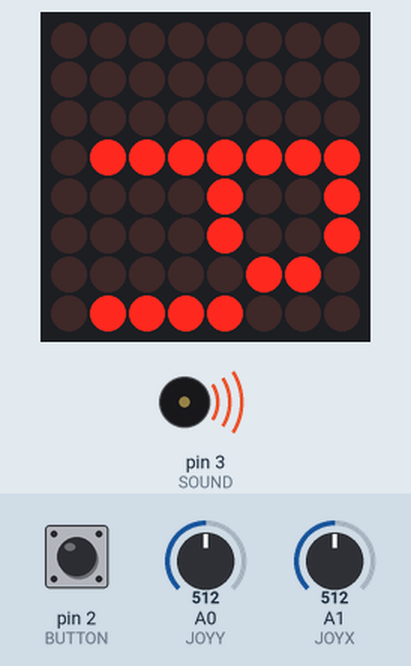
The sketch below on a simulated Arduino Uno, built with avr-gcc and run on an emulated ATmega328P. Shown: 8×8 LED matrix, buzzer (waves = sounding). Wiring (inferred from the names in the program): MAX7219 LED driver (orientation assumed): data pin 4; clock pin 6; CS pin 5. Inputs (shaded band) come from the test bench; at power-on: pin 2 (BUTTON) HIGH, A1 (JOYX) = 512, A0 (JOYY) = 512.

Above: at 1.4 s.
1.5 s: pin 2 (BUTTON) pulled LOW for 0.2 s
At 2.3 s:
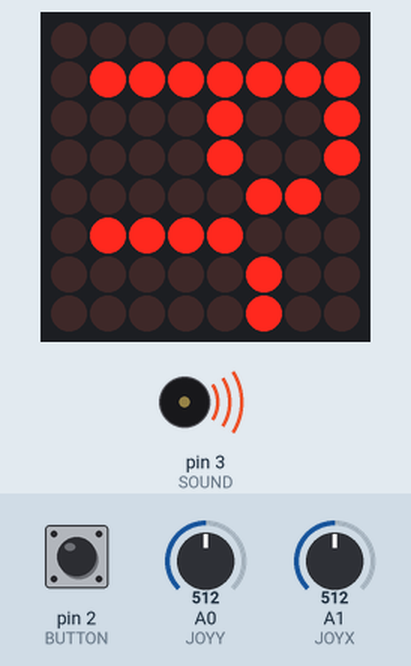
3.9 s: A1 (JOYX) set to 265
At 5.06 s:
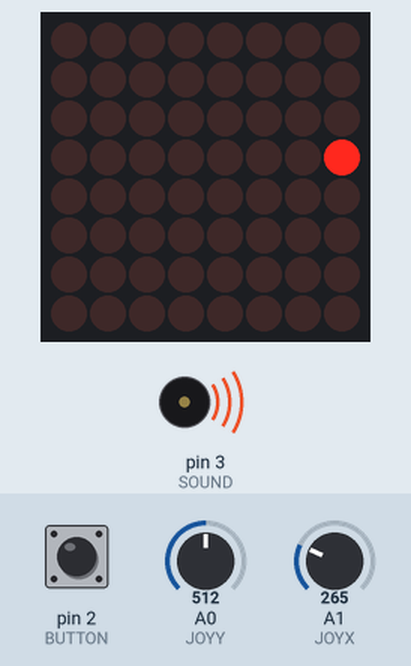
5.7 s: A1 (JOYX) set to 245
At 6.39 s:
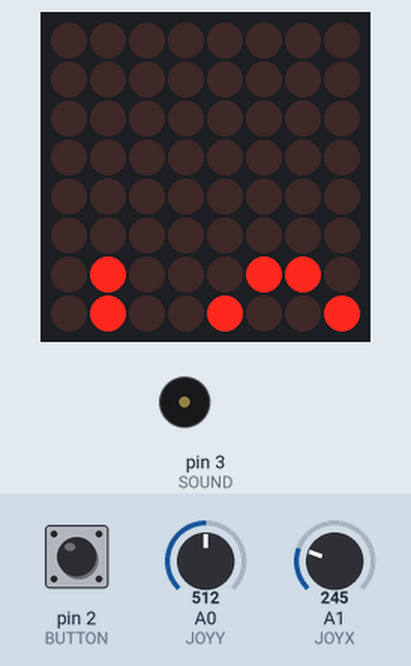
8.1 s: pin 2 (BUTTON) pulled LOW for 1 s
At 9.83 s:
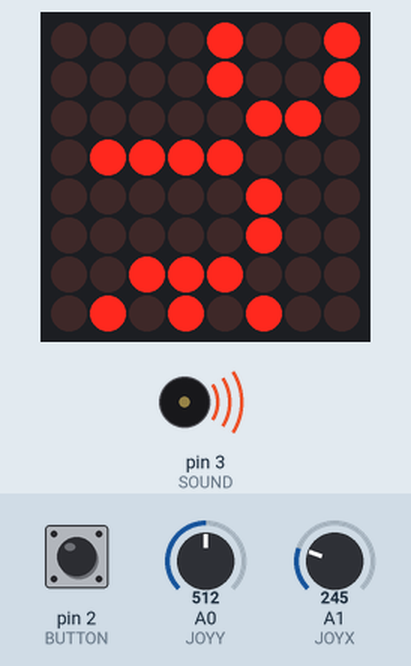
11.6 s: pin 2 (BUTTON) pulled LOW for 0.2 s
14.0 s: A0 (JOYY) set to 263
15.8 s: A0 (JOYY) set to 248
Timing chart, 0 to 21.0 s (numbered marks = the images above; inputs shaded):
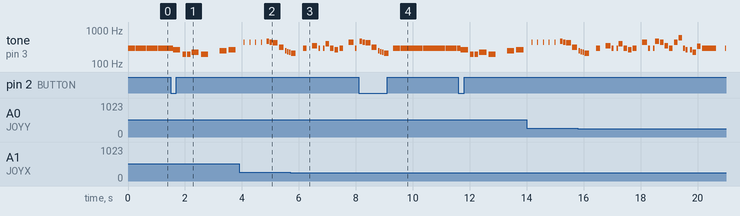

Measured:
- the behaviour switches between 256 and 255 on A1 (JOYX) (found by bisection; images 2 and 3)
- after the input at 8.1 s, the display: first changes at once (image 4 shows a later state)
- by itself, tone on pin 3 (SOUND): plays 247 Hz for 0.06 s, 233 Hz for 0.06 s, 220 Hz for 0.06 s, 208 Hz for 0.17 s, 294 Hz for 0.13 s, 349 Hz for 0.17 s … (28 notes in this stretch)

The sketch:

Snake_Game.ino
```cpp
#define MAX7219DIN 4
#define MAX7219CS 5
#define MAX7219CLK 6
#define JOYX A1
#define JOYY A0
#define BUTTON 2
#define SOUND 3

#include "pitches.h"
#include "themes.h"


byte p[8]={0,0,0,0,0,0,0,0};      //bitmap to display
byte nums[10][3]={                   //bitmap of numbers
  {28,34,28},
  {36,62,32},
  {50,42,36},
  {42,42,20},
  {28,18,62},
  {46,42,18},
  {28,42,18},
  {50,10,6},
  {54,42,54},
  {4,42,28}
};

byte marquee1[]={0,0,0,0,0,0,0,0,0,127,9,9,6,120,4,4,56,84,84,24,0,72,84,36,0,72,84,36,0,0, 0,  62, 68, 68, 56, 68, 68, 56, 0,  0,  72, 84, 36, 0,  62, 68, 68, 0,  116,  84, 120,  0,  120,  4,  4,  0,  62, 68, 68, 0,  0,  0,  0,  0,  0,  0,  0,  0,  0};
byte marquee2[]={0,0,0,0,0,0,70,73,49,0,56,68,68,0,56,68,68,56,0,120,4,4,0,60,84,92,0,40,0,0,0,0,0,0,0,0,0,0,0,0,0,0,0,0,0,0,0,0,0,0,0,0,0,0};

char sx[64];
char sy[64];                      //snake positions, zeroth is front of snake, first slen are valid
char dir=0;                       //1=up, 2=right, 3=down, 4=left
char slen=0;
int score=0;
char gamestate=0;                 //0=idle, 1=play, 2 =game over
unsigned long tc=1500;             //time between game cycles (~speed/difficulty)

void setup() {
  MAX7219init();
  MAX7219brightness(1);
  pinMode(BUTTON,INPUT_PULLUP);
  pinMode(SOUND,OUTPUT);
   //Make a noise at the start

}

void loop() {
  switch(gamestate){
    case 0: doidle(); break;
    case 1: dogame(); break;
    case 2: dogameover(); break;
    case 3: dogameend(); break;
  }
  delay(tc);
}

void doidle(){

  for (int thisNote = 0; thisNote < (sizeof(Pirates_note)/sizeof(int)); thisNote++) {

  int noteDuration = 1000 / Pirates_duration[thisNote];//convert duration to time delay
    tone(3, Pirates_note[thisNote], noteDuration);

    int pauseBetweenNotes = noteDuration * 1.05; //Here 1.05 is tempo, increase to play it slower
    delay(pauseBetweenNotes);
    noTone(3); //stop music on pin 3
  tc=200; //change the speed of the words
  static int n=0;
  MAX7219sendbm(marquee1+n);
  n++;

  if(n>sizeof(marquee1)-8){n=0;}
  if(digitalRead(BUTTON)==LOW){   //change modes,
    gamestate=1;
    startMelody();//Meldoy to signal the start of the game
    MAX7219sendbm(marquee1); //blank screen
    tc=200;                         //slow down
    slen=0;  //reset game
    while(digitalRead(BUTTON)==LOW){}// wait til released
    break;
  }
  }
}

void dogame(){
  int i;                //loop variable
  char newx,newy;
  int a;
  if(slen==0){        //game is reset > initialise
    score=0;
    dir=1;
    sx[0]=3;
    sy[0]=3;
    sx[1]=3;
    sy[1]=4;
    sx[2]=3;
    sy[2]=5;
    slen=3;
  }
  newx=sx[0];
  newy=sy[0];     //new snake head position
  a=analogRead(JOYX);
  if(a<256){dir=2;}
  if(a>768){dir=4;}
  a=analogRead(JOYY);
  if(a<256){dir=1;}
  if(a>768){dir=3;}
  switch(dir){
    case 1: newy=newy-1;break;
    case 2: newx=newx+1;break;
    case 3: newy=newy+1;break;
    case 4: newx=newx-1;break;
  }
  if((newx<0)||(newx>7)||(newy<0)||(newy>7)){     //outside walls > game over
    gamestate=3;
  }
  for(i=0;i<slen;i++){
    if((newx==sx[i])&&(newy==sy[i])){gamestate=3;}  //collided with self > game over
  }
  for(i=63;i>0;i--){                             //move old positions
    sx[i]=sx[i-1];
    sy[i]=sy[i-1];
  }
  sx[0]=newx;
  sy[0]=newy;
  for(i=0;i<8;i++){p[i]=0;}                   //clear display
  for(i=0;i<slen;i++){                        //draw snake
    p[sx[i]]=p[sx[i]]|(1<<(sy[i]));
  }

  MAX7219sendbm(p);
  score++;                //increase score
  slen=(score+50)/25; //increase length
  tone(SOUND,440,20);  //make a sound for game rhythm

}

void dogameover(){
  tc=100;
  static int n=0;
  marquee2[30]=nums[(score/100)%10][0];
  marquee2[31]=nums[(score/100)%10][1];
  marquee2[32]=nums[(score/100)%10][2];
  marquee2[34]=nums[(score/10)%10][0];
  marquee2[35]=nums[(score/10)%10][1];
  marquee2[36]=nums[(score/10)%10][2];
  marquee2[38]=nums[(score/1)%10][0];
  marquee2[39]=nums[(score/1)%10][1];
  marquee2[40]=nums[(score/1)%10][2];
  //add more scores ?
for (int thisNote = 0; thisNote < (sizeof(CrazyFrog_note)/sizeof(int)); thisNote++) {

    int noteDuration = 1000 / CrazyFrog_duration[thisNote]; //convert duration to time delay
    tone(3, CrazyFrog_note[thisNote], noteDuration);
    int pauseBetweenNotes = noteDuration * 1.30;//Here 1.30 is tempo, decrease to play it faster
    delay(pauseBetweenNotes);
    noTone(3); //stop music on pin 3
    MAX7219sendbm(marquee2+n);
    n++;
    if(n>sizeof(marquee2)-8){n=0;}
    if(digitalRead(BUTTON)==LOW){   //change modes,
    gamestate=0;
    MAX7219sendbm(marquee1); //blank screen
    endMelody(); //Note played to notify the restart of the game
    while(digitalRead(BUTTON)==LOW){}// wait til released
    break;
    }
  }
}


void dogameend(){
  gamestate=2;
  endMelody();
  //The sound made when the game is lost
}

void startMelody(){
  int melody[] = {
    NOTE_C4, NOTE_G3, NOTE_G3, NOTE_A3, NOTE_G3, 0, NOTE_B3, NOTE_C4
};

// note durations: 4 = quarter note, 8 = eighth note, etc.:
int noteDurations[] = {
  4, 8, 8, 4, 4, 4, 4, 4
};
for (int thisNote = 0; thisNote < 8; thisNote++) {

    int noteDuration = 1000 / noteDurations[thisNote];
    tone(3, melody[thisNote], noteDuration);

    int pauseBetweenNotes = noteDuration * 1.30;
    delay(pauseBetweenNotes);
    // stop the tone playing:
    noTone(8);
  }


}


void endMelody(){
  int melody[] = {
  NOTE_AS4, NOTE_A4,
  NOTE_GS4, NOTE_DS4, NOTE_B3,  NOTE_AS3, NOTE_A3, NOTE_GS3};

// note durations: 4 = quarter note, 8 = eighth note, etc.:
int noteDurations[] = {
  12, 12, 6, 6, 18, 18, 18,
 6
};
for (int thisNote = 0; thisNote < 8; thisNote++) {

    int noteDuration = 1000 / noteDurations[thisNote];
    tone(3, melody[thisNote], noteDuration);

    int pauseBetweenNotes = noteDuration * 1.30;
    delay(pauseBetweenNotes);
    // stop the tone playing:
    noTone(8);
  }


}


void MAX7219shown(byte n){
  byte s[8];
  s[0]=nums[(n/10)%10][0];
  s[1]=nums[(n/10)%10][1];
  s[2]=nums[(n/10)%10][2];
  s[3]=0;
  s[4]=nums[n%10][0];
  s[5]=nums[n%10][1];
  s[6]=nums[n%10][2];
  s[7]=0;
  MAX7219sendbm(s);
}

void MAX7219sendbm(byte p[]){
  for(int i=0;i<8;i++){
    MAX7219senddata(i+1,p[i]);
  }
}

void MAX7219brightness(byte b){  //0-15 is range high nybble is ignored
  MAX7219senddata(10,b);        //intensity
}

void MAX7219init(){
  pinMode(MAX7219DIN,OUTPUT);
  pinMode(MAX7219CS,OUTPUT);
  pinMode(MAX7219CLK,OUTPUT);
  digitalWrite(MAX7219CS,HIGH);   //CS off
  digitalWrite(MAX7219CLK,LOW);   //CLK low
  MAX7219senddata(15,0);        //test mode off
  MAX7219senddata(12,1);        //display on
  MAX7219senddata(9,0);         //no decode
  MAX7219senddata(11,7);        //scan all
  for(int i=1;i<9;i++){
    MAX7219senddata(i,0);       //blank all
  }
}

void MAX7219senddata(byte reg, byte data){
  digitalWrite(MAX7219CS,LOW);   //CS on
  for(int i=128;i>0;i=i>>1){
    if(i&reg){
      digitalWrite(MAX7219DIN,HIGH);
    }else{
      digitalWrite(MAX7219DIN,LOW);
    }
  digitalWrite(MAX7219CLK,HIGH);
  digitalWrite(MAX7219CLK,LOW);   //CLK toggle
  }
  for(int i=128;i>0;i=i>>1){
    if(i&data){
      digitalWrite(MAX7219DIN,HIGH);
    }else{
      digitalWrite(MAX7219DIN,LOW);
    }
  digitalWrite(MAX7219CLK,HIGH);
  digitalWrite(MAX7219CLK,LOW);   //CLK toggle
  }
  digitalWrite(MAX7219CS,HIGH);   //CS off
}
```

pitches.h
```cpp
/*************************************************
 * Public Constants
 *************************************************/

#define NOTE_B0  31
#define NOTE_C1  33
#define NOTE_CS1 35
#define NOTE_D1  37
#define NOTE_DS1 39
#define NOTE_E1  41
#define NOTE_F1  44
#define NOTE_FS1 46
#define NOTE_G1  49
#define NOTE_GS1 52
#define NOTE_A1  55
#define NOTE_AS1 58
#define NOTE_B1  62
#define NOTE_C2  65
#define NOTE_CS2 69
#define NOTE_D2  73
#define NOTE_DS2 78
#define NOTE_E2  82
#define NOTE_F2  87
#define NOTE_FS2 93
#define NOTE_G2  98
#define NOTE_GS2 104
#define NOTE_A2  110
#define NOTE_AS2 117
#define NOTE_B2  123
#define NOTE_C3  131
#define NOTE_CS3 139
#define NOTE_D3  147
#define NOTE_DS3 156
#define NOTE_E3  165
#define NOTE_F3  175
#define NOTE_FS3 185
#define NOTE_G3  196
#define NOTE_GS3 208
#define NOTE_A3  220
#define NOTE_AS3 233
#define NOTE_B3  247
#define NOTE_C4  262
#define NOTE_CS4 277
#define NOTE_D4  294
#define NOTE_DS4 311
#define NOTE_E4  330
#define NOTE_F4  349
#define NOTE_FS4 370
#define NOTE_G4  392
#define NOTE_GS4 415
#define NOTE_A4  440
#define NOTE_AS4 466
#define NOTE_B4  494
#define NOTE_C5  523
#define NOTE_CS5 554
#define NOTE_D5  587
#define NOTE_DS5 622
#define NOTE_E5  659
#define NOTE_F5  698
#define NOTE_FS5 740
#define NOTE_G5  784
#define NOTE_GS5 831
#define NOTE_A5  880
#define NOTE_AS5 932
#define NOTE_B5  988
#define NOTE_C6  1047
#define NOTE_CS6 1109
#define NOTE_D6  1175
#define NOTE_DS6 1245
#define NOTE_E6  1319
#define NOTE_F6  1397
#define NOTE_FS6 1480
#define NOTE_G6  1568
#define NOTE_GS6 1661
#define NOTE_A6  1760
#define NOTE_AS6 1865
#define NOTE_B6  1976
#define NOTE_C7  2093
#define NOTE_CS7 2217
#define NOTE_D7  2349
#define NOTE_DS7 2489
#define NOTE_E7  2637
#define NOTE_F7  2794
#define NOTE_FS7 2960
#define NOTE_G7  3136
#define NOTE_GS7 3322
#define NOTE_A7  3520
#define NOTE_AS7 3729
#define NOTE_B7  3951
#define NOTE_C8  4186
#define NOTE_CS8 4435
#define NOTE_D8  4699
#define NOTE_DS8 4978
```

themes.h
```cpp
int Pirates_note[] = {
NOTE_D4, NOTE_D4, NOTE_D4, NOTE_D4, NOTE_D4, NOTE_D4, NOTE_D4, NOTE_D4,
NOTE_D4, NOTE_D4, NOTE_D4, NOTE_D4, NOTE_D4, NOTE_D4, NOTE_D4, NOTE_D4,
NOTE_D4, NOTE_D4, NOTE_D4, NOTE_D4, NOTE_D4, NOTE_D4, NOTE_D4, NOTE_D4,
NOTE_A3, NOTE_C4, NOTE_D4, NOTE_D4, NOTE_D4, NOTE_E4, NOTE_F4, NOTE_F4,
NOTE_F4, NOTE_G4, NOTE_E4, NOTE_E4, NOTE_D4, NOTE_C4, NOTE_C4, NOTE_D4,
0, NOTE_A3, NOTE_C4, NOTE_B3, NOTE_D4, NOTE_B3, NOTE_E4, NOTE_F4,
NOTE_F4, NOTE_C4, NOTE_C4, NOTE_C4, NOTE_C4, NOTE_D4, NOTE_C4,
NOTE_D4, 0, 0, NOTE_A3, NOTE_C4, NOTE_D4, NOTE_D4, NOTE_D4, NOTE_F4,
NOTE_G4, NOTE_G4, NOTE_G4, NOTE_A4, NOTE_A4, NOTE_A4, NOTE_A4, NOTE_G4,
NOTE_A4, NOTE_D4, 0, NOTE_D4, NOTE_E3, NOTE_F4, NOTE_F4, NOTE_G4, NOTE_A4,
NOTE_D4, 0, NOTE_D4, NOTE_F4, NOTE_E4, NOTE_E4, NOTE_F4, NOTE_D4
};
int Pirates_duration[] = {
4,8,4,8,4,8,8,8,8,4,8,4,8,4,8,8,8,8,4,8,4,8,
4,8,8,8,8,4,4,8,8,4,4,8,8,4,4,8,8,
8,4,8,8,8,4,4,8,8,4,4,8,8,4,4,8,4,
4,8,8,8,8,4,4,8,8,4,4,8,8,4,4,8,8,
8,4,8,8,8,4,4,4,8,4,8,8,8,4,4,8,8
};


int CrazyFrog_note[] = {
  NOTE_D4, 0, NOTE_F4, NOTE_D4, 0, NOTE_D4, NOTE_G4, NOTE_D4, NOTE_C4,
  NOTE_D4, 0, NOTE_A4, NOTE_D4, 0, NOTE_D4, NOTE_AS4, NOTE_A4, NOTE_F4,
  NOTE_D4, NOTE_A4, NOTE_D5, NOTE_D4, NOTE_C4, 0, NOTE_C4, NOTE_A3, NOTE_E4, NOTE_D4,
  0,NOTE_D4,NOTE_D4
};
int CrazyFrog_duration[] = {
  8, 8, 6, 16, 16, 16, 8, 8, 8,
  8, 8, 6, 16, 16, 16, 8, 8, 8,
  8, 8, 8, 16, 16, 16, 16, 8, 8, 2,
  8,4,4
};
```
